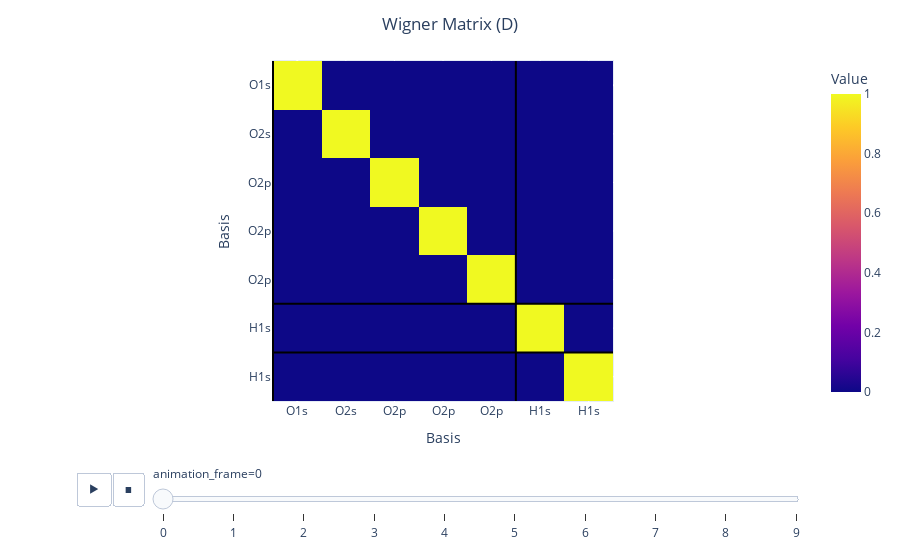

The notebook cell this image was saved under:
### Markdown cell above
In order to determine _how_ the Hamiltonian changes as a function of rotation $\left (\alpha, \beta, \gamma \right)$, we create the Wigner-D matrix.

$$
\boldsymbol{H}\left( \alpha, \beta, \gamma \right) = D\left(\alpha, \beta, \gamma\right) \boldsymbol{H} D\left(\alpha, \beta, \gamma\right)^T
$$

### Code cell
irreps_hamiltonian = o3.Irreps("1x0e+1x0e+1x1o+1x0e+1x0e")

D_matrices = []
for idx, angle in enumerate(angles):
    alpha, beta, gamma = angle

    rotation_matrix = rotate_three_dimensions(alpha, beta, gamma)
    rotation_matrix = torch.tensor(rotation_matrix)
    if idx == 0:
        rotation_matrix_0 = rotation_matrix

    # Reference the rotation matrix to the first one
    rotation_matrix = rotation_matrix @ rotation_matrix_0.T

    D_matrix = irreps_hamiltonian.D_from_matrix(rotation_matrix)
    D_matrices.append(D_matrix)

D_matrices = torch.stack(D_matrices)
# Convert to numpy array
D_matrices = D_matrices.detach().numpy()

fig = px.imshow(
    D_matrices, animation_frame=0, labels=dict(x="Basis", y="Basis", color="Value")
)

fig.update_layout(title_text='Wigner Matrix (D)', title_x=0.5)
add_bounds_to_figure(fig)
fig.show()

### Figure 1 — Plotly figure (JSON) as saved in the notebook; plotly's stock layout.template omitted (floating-point values rounded to 4 significant figures)
{"data": [{"coloraxis": "coloraxis", "hovertemplate": "Basis: %{x}<br>Basis: %{y}<br>Value: %{z}<extra></extra>", "name": "0", "type": "heatmap", "xaxis": "x", "yaxis": "y", "z": [[1, 0, 0, 0, 0, 0, 0], [0, 1, 0, 0, 0, 0, 0], [0, 0, 1.0, 0, -3.745e-07, 0, 0], [0, 0, 0, 1, 0, 0, 0], [0, 0, 3.745e-07, 0, 1.0, 0, 0], [0, 0, 0, 0, 0, 1, 0], [0, 0, 0, 0, 0, 0, 1]]}], "layout": {"coloraxis": {"colorbar": {"title": {"text": "Value"}}, "colorscale": [[0, "#0d0887"], [0.1111, "#46039f"], [0.2222, "#7201a8"], [0.3333, "#9c179e"], [0.4444, "#bd3786"], [0.5556, "#d8576b"], [0.6667, "#ed7953"], [0.7778, "#fb9f3a"], [0.8889, "#fdca26"], [1, "#f0f921"]]}, "margin": {"t": 60}, "shapes": [{"line": {"color": "black", "width": 2}, "type": "line", "x0": -0.5, "x1": 6.5, "y0": 4.5, "y1": 4.5}, {"line": {"color": "black", "width": 2}, "type": "line", "x0": -0.5, "x1": 6.5, "y0": 5.5, "y1": 5.5}, {"line": {"color": "black", "width": 2}, "type": "line", "x0": -0.5, "x1": -0.5, "y0": -0.5, "y1": 6.5}, {"line": {"color": "black", "width": 2}, "type": "line", "x0": 4.5, "x1": 4.5, "y0": -0.5, "y1": 6.5}], "sliders": [{"active": 0, "currentvalue": {"prefix": "animation_frame="}, "len": 0.9, "pad": {"b": 10, "t": 60}, "steps": [{"args": [["0"], {"frame": {"duration": 0, "redraw": true}, "fromcurrent": true, "mode": "immediate", "transition": {"duration": 0, "easing": "linear"}}], "label": "0", "method": "animate"}, {"args": [["1"], {"frame": {"duration": 0, "redraw": true}, "fromcurrent": true, "mode": "immediate", "transition": {"duration": 0, "easing": "linear"}}], "label": "1", "method": "animate"}, {"args": [["2"], {"frame": {"duration": 0, "redraw": true}, "fromcurrent": true, "mode": "immediate", "transition": {"duration": 0, "easing": "linear"}}], "label": "2", "method": "animate"}, {"args": [["3"], {"frame": {"duration": 0, "redraw": true}, "fromcurrent": true, "mode": "immediate", "transition": {"duration": 0, "easing": "linear"}}], "label": "3", "method": "animate"}, {"args": [["4"], {"frame": {"duration": 0, "redraw": true}, "fromcurrent": true, "mode": "immediate", "transition": {"duration": 0, "easing": "linear"}}], "label": "4", "method": "animate"}, {"args": [["5"], {"frame": {"duration": 0, "redraw": true}, "fromcurrent": true, "mode": "immediate", "transition": {"duration": 0, "easing": "linear"}}], "label": "5", "method": "animate"}, {"args": [["6"], {"frame": {"duration": 0, "redraw": true}, "fromcurrent": true, "mode": "immediate", "transition": {"duration": 0, "easing": "linear"}}], "label": "6", "method": "animate"}, {"args": [["7"], {"frame": {"duration": 0, "redraw": true}, "fromcurrent": true, "mode": "immediate", "transition": {"duration": 0, "easing": "linear"}}], "label": "7", "method": "animate"}, {"args": [["8"], {"frame": {"duration": 0, "redraw": true}, "fromcurrent": true, "mode": "immediate", "transition": {"duration": 0, "easing": "linear"}}], "label": "8", "method": "animate"}, {"args": [["9"], {"frame": {"duration": 0, "redraw": true}, "fromcurrent": true, "mode": "immediate", "transition": {"duration": 0, "easing": "linear"}}], "label": "9", "method": "animate"}], "x": 0.1, "xanchor": "left", "y": 0, "yanchor": "top"}], "title": {"text": "Wigner Matrix (D)", "x": 0.5}, "updatemenus": [{"buttons": [{"args": [null, {"frame": {"duration": 500, "redraw": true}, "fromcurrent": true, "mode": "immediate", "transition": {"duration": 500, "easing": "linear"}}], "label": "&#9654;", "method": "animate"}, {"args": [[null], {"frame": {"duration": 0, "redraw": true}, "fromcurrent": true, "mode": "immediate", "transition": {"duration": 0, "easing": "linear"}}], "label": "&#9724;", "method": "animate"}], "direction": "left", "pad": {"r": 10, "t": 70}, "showactive": false, "type": "buttons", "x": 0.1, "xanchor": "right", "y": 0, "yanchor": "top"}], "xaxis": {"anchor": "y", "constrain": "domain", "domain": [0, 1], "scaleanchor": "y", "ticktext": ["O1s", "O2s", "O2p", "O2p", "O2p", "H1s", "H1s"], "tickvals": [0, 1, 2, 3, 4, 5, 6, 7, 8, 9, 10], "title": {"text": "Basis"}}, "yaxis": {"anchor": "x", "autorange": "reversed", "constrain": "domain", "domain": [0, 1], "ticktext": ["O1s", "O2s", "O2p", "O2p", "O2p", "H1s", "H1s"], "tickvals": [0, 1, 2, 3, 4, 5, 6, 7, 8, 9, 10], "title": {"text": "Basis"}}}}
